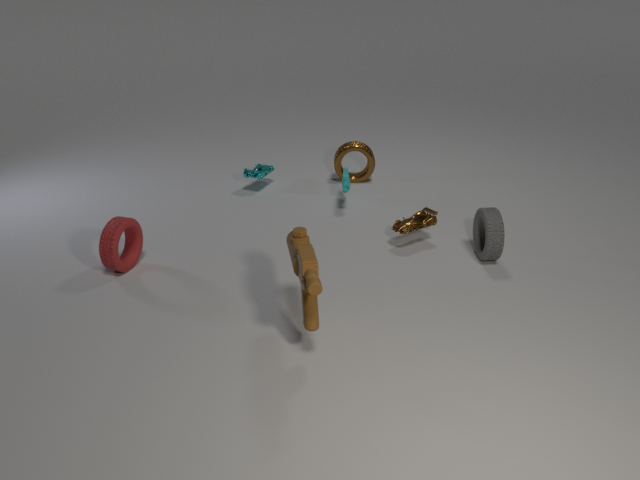
#> input picture input_image.jpg, 640 x 480 px
$ python opencv-test.py
#> lines starting #> are read from the running program, lines starting #| are printed output that depends on the picture; after the words box and inside, x2 and y2 are one past the last pixel; in counts of white or black regions, pixels touching at a corner belong together
### util.py
class Color:
    def __init__(self, hsv):
        self.hsv = [[hsv]]

# Yellow
y1 = Color((20, 100, 100))
y2 = Color((30, 255, 255))

# Blue
b1 = Color((100, 150, 0))
b2 = Color((140, 255, 255))

# Brown
br1 = Color((10, 100, 20))
br2 = Color((20, 255, 200))

# Purple
p1 = Color((130, 50, 50))
p2 = Color((160, 255, 255))

# Grey
g1 = Color((0, 0, 50))
g2 = Color((180, 50, 200))

# Green
gr1 = Color((40, 40, 40))
gr2 = Color((80, 255, 255))

# Red – note: split in two HSV ranges due to wraparound
r1l = Color((0, 120, 70))
r2l = Color((10, 255, 255))
r1h = Color((170, 120, 70))
r2h = Color((180, 255, 255))

# Optional Gold
# gl1 = Color((22, 180, 130))
# gl2 = Color((30, 255, 255))

### opencv-test.py
import cv2
import numpy as np
from PIL import Image
import urllib.request
import util

def detect_objects(hsv_frame):
    detected_objects = []
    area_min = 20
    area_max = 6000
    for color, (lower, upper) in colors.items():
        mask = None
        if color == "red":
            mask1 = cv2.inRange(hsv_frame, lower[0], lower[1])
            mask2 = cv2.inRange(hsv_frame, upper[0], upper[1])
            mask = cv2.bitwise_or(mask1, mask2)
        else:
            mask = cv2.inRange(hsv_frame, lower, upper)
            grey = False

        contours, _ = cv2.findContours(mask, cv2.RETR_EXTERNAL, cv2.CHAIN_APPROX_SIMPLE)

        for contour in contours:
            area = cv2.contourArea(contour)
            if area > area_min:
                if color == "grey" and area >= area_max:
                    continue
                else:
                    x, y, w, h = cv2.boundingRect(contour)
                    detected_objects.append((color, (x, y, w, h)))
    return detected_objects


colors = {
    "yellow": (
        util.y1.hsv[0][0],
        util.y2.hsv[0][0]
    ),
    "blue": (
        util.b1.hsv[0][0],
        util.b2.hsv[0][0]
    ),
    "brown": (
        util.br1.hsv[0][0],
        util.br2.hsv[0][0]
    ),
    "purple": (
        util.p1.hsv[0][0],
        util.p2.hsv[0][0]
    ),
    "grey": (
        util.g1.hsv[0][0],
        util.g2.hsv[0][0]
    ),
    "green": (
        util.gr1.hsv[0][0],
        util.gr2.hsv[0][0]
    ),
    # "gold": (
    #     util.gl1.hsv[0][0],
    #     util.gl2.hsv[0][0]
    # ),
    "red": (
        (util.r1l.hsv[0][0], util.r2l.hsv[0][0]),
        (util.r1h.hsv[0][0], util.r2h.hsv[0][0])
    )
}

def detect():
    # req = urllib.request.urlopen(pic)
    # arr = np.asarray(bytearray(req.read()), dtype=np.uint8)
    # image = cv2.imdecode(arr, -1)
    image = cv2.imread("input_image.jpg")
#> image is the input picture: shape (480, 640, 3); mean B, G, R 119.9, 121.5, 123
    imcopy = image.copy()
    imcopy2 = image.copy()


    y1 = 0
    edges = cv2.Canny(image,100,200)
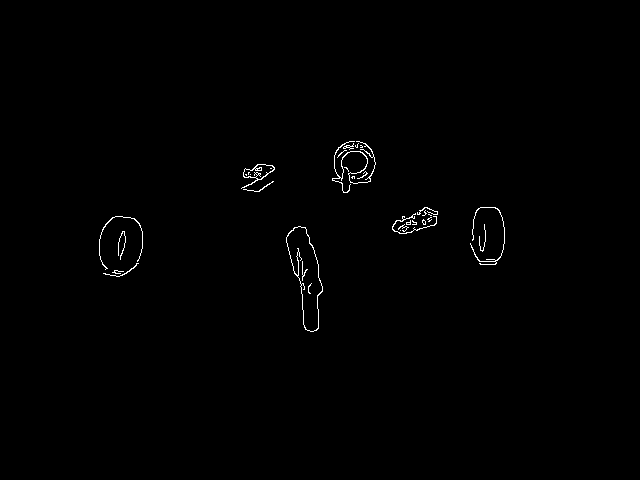
#> edges: shape (480, 640); 0.55% white in thin lines or dots, all inside (x1, y1, x2, y2) = (99, 141, 505, 332)
    edge_win = 'Edge Detection'
    cv2.namedWindow(edge_win)
    cv2.moveWindow(edge_win, -100, y1)
    cv2.imshow(edge_win, edges)

    contours, _ = cv2.findContours(edges, cv2.RETR_TREE, cv2.CHAIN_APPROX_SIMPLE)
#> contours = 44 contours, 36 with area under 20; largest, box (x1, y1, x2, y2) and area: (286, 226, 323, 332) 2034, (286, 226, 323, 332) 2006, (241, 164, 275, 189) 306, (243, 164, 275, 180) 251, (332, 141, 376, 193) 54, (470, 207, 505, 265) 24, (392, 213, 437, 234) 23, (99, 216, 143, 270) 22
    contours = sorted(contours, key=cv2.contourArea, reverse = True)
    for i in range(len(contours)):
        contour = contours[i]
        color = (255, 0, 0)
        cv2.drawContours(imcopy, [contour], -1, color, 2)
#> this loop made 44 passes
#> contour on passes 33, 34, 35, 37, 38, 41, 43, 44: [[258, 174], [259, 173], [260, 174], [259, 175]], [[255, 169], [256, 168], [257, 169], [256, 170]], [[254, 168], [255, 167], [256, 168], [255, 169]], [[245, 174], [246, 175], [246, 174]], [[248, 172], [248, 174], [248, 173], [249, 172]], [[400, 230]], [[250, 174]], [[270, 168], [271, 168]]
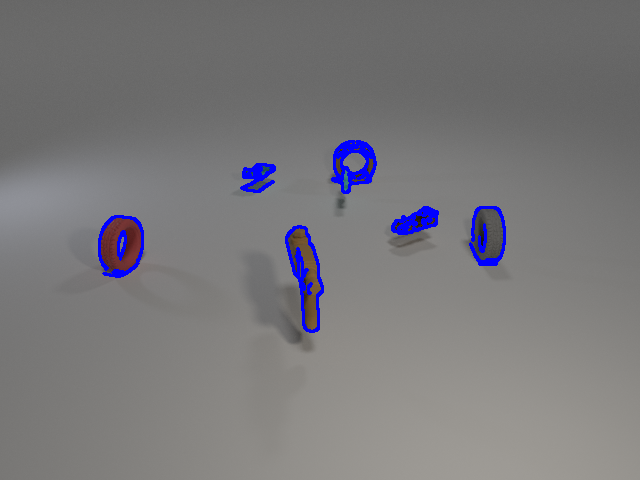
#> imcopy: shape (480, 640, 3); 1.7% of pixels changed, all inside (x1, y1, x2, y2) = (98, 140, 506, 333)

    #cv2.drawContours(imcopy, contours, -1, (255, 0, 0), 2)
    contour_win = 'Contour Detection'
    cv2.namedWindow(contour_win)
    x1 = 640
    cv2.moveWindow(contour_win, x1, y1)
    cv2.imshow(contour_win, imcopy)

    hsvImage = cv2.cvtColor(image, cv2.COLOR_BGR2HSV)
#> hsvImage: shape (480, 640, 3); mean H, S, V 23.9, 7.9, 123.3
    detected_objects = detect_objects(hsvImage)
#> the loop in detect_objects, `for color, (lower, upper) in colors.items():` made 7 passes
#> contours on passes 1, 5, 6: 3 contours, all with area under 20, [[[0, 0], [0, 479], [639, 479], [639, 0]]], [[[349, 175]]]
#> pass 1, in detect_objects, `mask = cv2.inRange(hsv_frame, lower, upper)`:
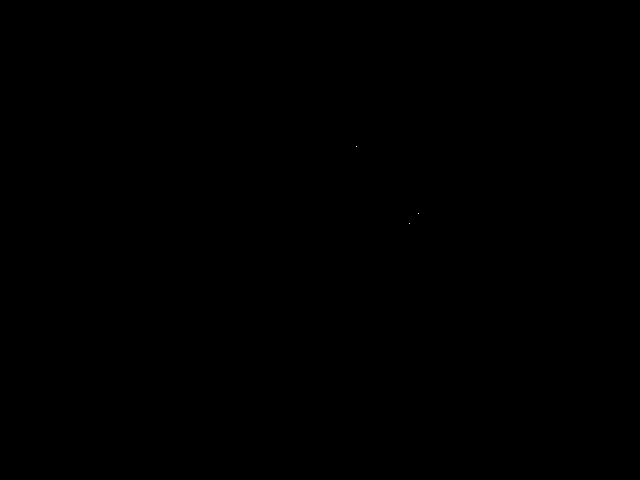
#> mask: shape (480, 640); 0% white in thin lines or dots, all inside (x1, y1, x2, y2) = (356, 146, 419, 224)
#> after the loop in detect_objects, `for color, (lower, upper) in colors.items():`:
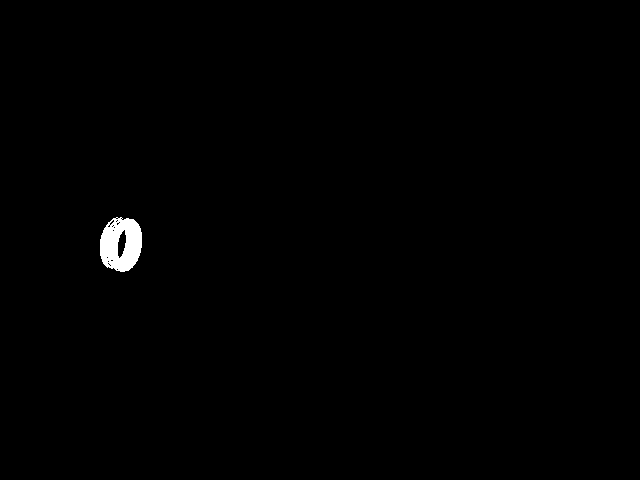
#> mask: shape (480, 640); 0.55% white; 1 white region, box (x1, y1, x2, y2) and area: (100, 217, 142, 272) 1688
#> after the loop in detect_objects, `for color, (lower, upper) in colors.items():`: mask1: shape (480, 640); 0.53% white; 1 white region, box (x1, y1, x2, y2) and area: (100, 217, 142, 272) 1621
#> after the loop in detect_objects, `for color, (lower, upper) in colors.items():`: detected_objects = [('brown', (294, 258, 5, 18)), ('brown', (289, 227, 33, 104)), ('brown', (392, 208, 45, 26)), ('brown', (335, 141, 40, 42)), ('red', (100, 217, 42, 55))]
    for color, (x, y, w, h) in detected_objects:
        cv2.rectangle(image, (x, y), (x + w, y + h), (0, 255, 0), 2)
        cv2.putText(image, color, (x, y - 10), cv2.FONT_HERSHEY_SIMPLEX, 0.5, (255, 255, 255), 2)
#> this loop made 5 passes
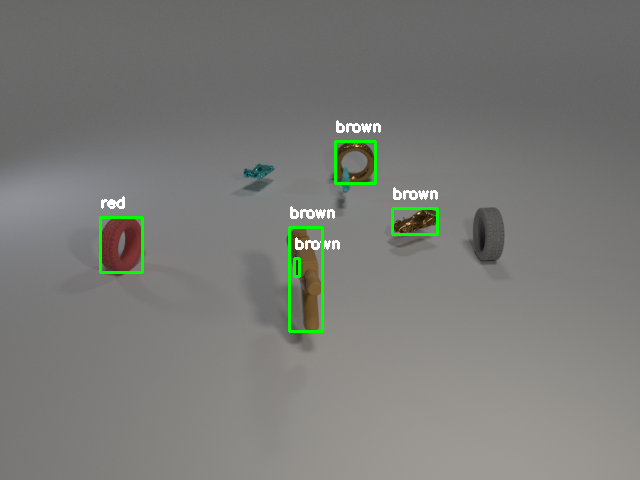
#> image: shape (480, 640, 3); 1.24% of pixels changed, all inside (x1, y1, x2, y2) = (99, 120, 439, 333)

    col_win = 'Color Detection'
    cv2.namedWindow(col_win)
    cv2.moveWindow(col_win, x1*2, y1)
    cv2.imshow(col_win, image)

    grey_img = cv2.cvtColor(imcopy2, cv2.COLOR_BGR2GRAY)
    grey_win = 'Greyscale Image'
    cv2.namedWindow(grey_win)
    cv2.moveWindow(grey_win, 0,600)
    cv2.imshow(grey_win, grey_img)
    adjusted = cv2.addWeighted(grey_img, 3., np.zeros(grey_img.shape, grey_img.dtype), 0, 95)

    adj_edges = cv2.Canny(adjusted,100,200)
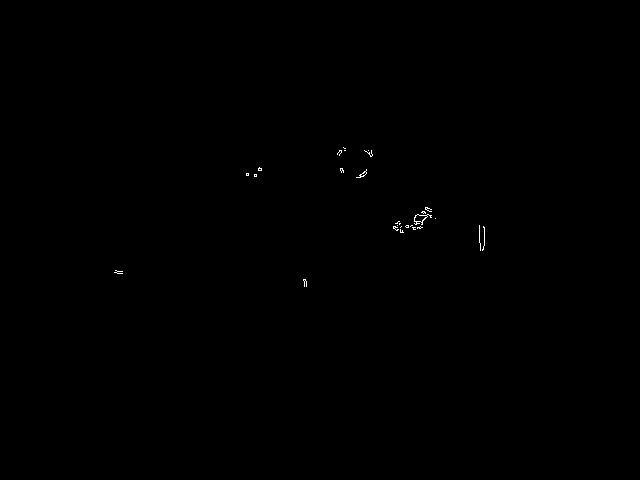
#> adj_edges: shape (480, 640); 0.11% white in thin lines or dots, all inside (x1, y1, x2, y2) = (114, 147, 485, 287)
    contours, _ = cv2.findContours(adj_edges, cv2.RETR_TREE, cv2.CHAIN_APPROX_SIMPLE)
#> contours = 40 contours, 38 with area under 20; largest, box (x1, y1, x2, y2) and area: (414, 214, 432, 225) 72, (414, 214, 428, 223) 61
    contours = sorted(contours, key=cv2.contourArea, reverse = True)
    for i in range(len(contours)):
        contour = contours[i]
        color = (0, 0, 0)
        #print(f'\n{i}. {contour}, Len: {len(contour)}')
        #if len(contour) > 15:
            #print(f'\n{i}. {contour}, Len: {len(contour)}')
        cv2.drawContours(adjusted, [contour], -1, color, 2)
#> this loop made 40 passes
#> contour on passes 12, 13, 18, 20, 21, 22, 23, 24, 25, 30, 33, 35: [[254, 174], [254, 176], [256, 176], [256, 174]], [[246, 173], [246, 175], [248, 175], [248, 173]], [[303, 280], [304, 279], [305, 280], [304, 281]], [[419, 227], [420, 226], [421, 227], [420, 228]], [[393, 227], [394, 226], [395, 227], [394, 228]], [[422, 212], [423, 211], [424, 212], [423, 213]], [[425, 208], [426, 207], [427, 208], [426, 209]], [[254, 175], [255, 174], [256, 175], [255, 176]], [[246, 174], [247, 173], [248, 174], [247, 175]], [[399, 223], [399, 224], [400, 223]], [[401, 226], [400, 227]], [[411, 225], [410, 226], [411, 225], [412, 225]]
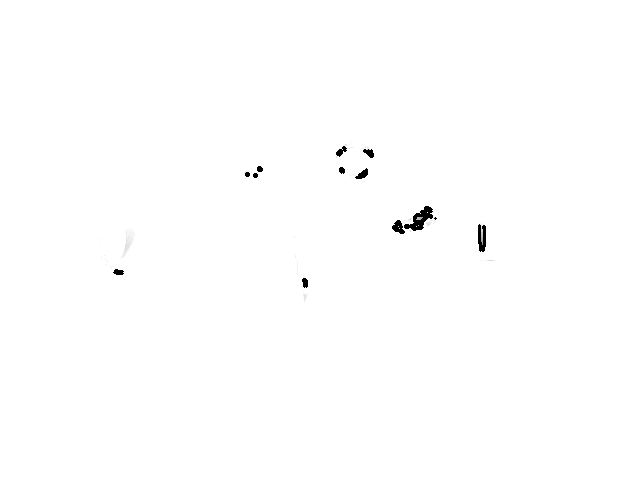
#> adjusted: shape (480, 640); min 0, max 255, mean 254.1

    adj_win = 'Material Detection'
    cv2.namedWindow(adj_win)
    cv2.moveWindow(adj_win, x1,600)
    cv2.imshow(adj_win, adjusted)

    org_win = 'Original Image'
    cv2.namedWindow(org_win)
    cv2.moveWindow(org_win, x1*2, 600)
    cv2.imshow(org_win, imcopy2)

    cv2.waitKey()
    cv2.destroyAllWindows()


detect()
